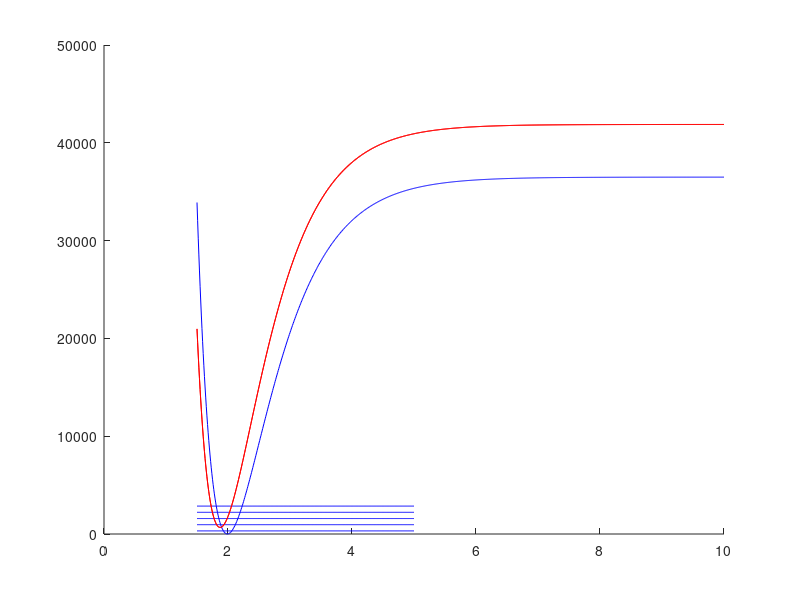

The MATLAB script that drew this image:
offset=636/2;

V=@(r,belta,re,De)De*(1-exp(-belta*(r-re))).^2;

r=1.5:0.01:10;

r1=1.5:0.01:5;
figure;
% ground PI
hold on
plot(r,V(r,1.3773,1.99,36491),'b')

plot(r1,offset*ones(351,1),'b')
plot(r1,(offset+636)*ones(351,1),'b')
plot(r1,(offset+1263)*ones(351,1),'b')
plot(r1,(offset+1263+636)*ones(351,1),'b')
plot(r1,(offset+1263+2*636)*ones(351,1),'b')
plot(r,V(r,1.4257,1.873,41207)+(41875-41207),'r')
% excited Sigma
plot(r,V(r,1.4257,1.873,41207)+(41875-41207),'r')
% plot(r1,(offset+685)*ones(351,1),'r')
% plot(r1,(offset+1406)*ones(351,1),'r')
% plot(r1,(offset+2053)*ones(351,1),'r')

%ylim([0,3000])


%%
NPN=25;
mass=40*16/(40+16);
RH=pi/(NPN*(mass*36491/16.857)^0.5)


%% TDM

r=1.6:0.1:2.4;
r=r';
d=[17.13-19.16*r+3.0867*r.^2]
